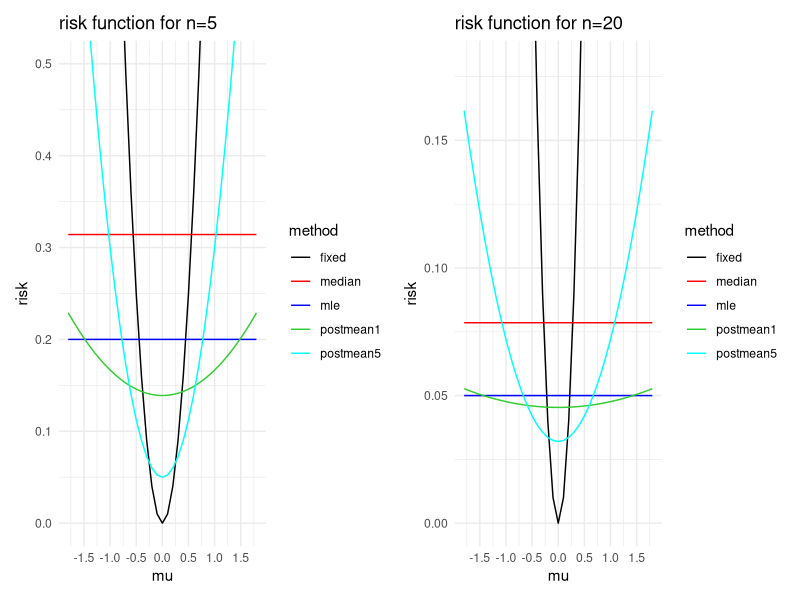

This chart was generated by the following R code:
library(tidyverse)
library(patchwork)

make_plot <- function(n) {

  mus <- seq(-1.8, 1.8, by = 0.1)

  n0 <- 1
  n0B <- 5
  mu0 <- 0

  r1 <- rep(1 / n, length(mus))
  r2 <- rep(pi / (2 * n), length(mus))
  r3 <- (mus - mu0)^2
  r4 <- (n + n0)^(-2) * (n + n0^2 * (mu0 - mus)^2)
  r5 <- (n + n0B)^(-2) * (n + n0B^2 * (mu0 - mus)^2)

  df <- tibble(
    mu = mus,
    mle = r1,
    median = r2,
    fixed = r3,
    postmean1 = r4,
    postmean5 = r5
  ) |>
    pivot_longer(
      -mu,
      names_to = "method",
      values_to = "risk"
    )

  p <- ggplot(
    df,
    aes(mu, risk, color = method)
  ) +
    geom_line() +
    scale_color_manual(
      values = c(
        mle = "blue",
        median = "red",
        fixed = "black",
        postmean1 = "limegreen",
        postmean5 = "cyan"
      )) +
    scale_linetype_manual(
      values = c(
        mle = "solid",
        median = "dotted",
        fixed = "dotdash",
        postmean1 = "dashed",
        postmean5 = "solid"
      )) +
    scale_x_continuous(
      breaks = c(-2, -1.5, -1, -0.5, 0, 0.5, 1, 1.5, 2)
    ) +
    ggtitle(
      paste0("risk function for n=", n)
    ) +
    theme_minimal()

  if (n == 5) {
    p <- p +
      coord_cartesian(ylim = c(0, 0.5))
  } else {
    p <- p +
      coord_cartesian(ylim = c(0, 0.18))
  }

  p
}

wrap_plots(
  make_plot(5),
  make_plot(20)
)
